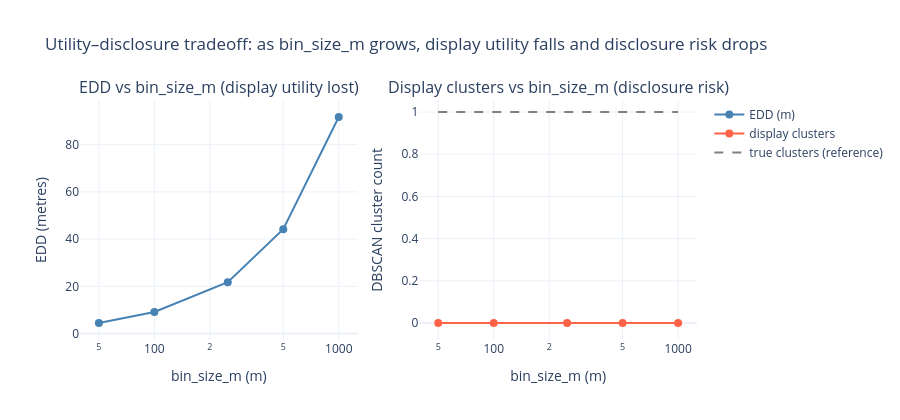

Here is the notebook cell this chart was saved with:
### Code cell
fig = make_subplots(rows=1, cols=2,
    subplot_titles=['EDD vs bin_size_m (display utility lost)',
                    'Display clusters vs bin_size_m (disclosure risk)'])

fig.add_trace(go.Scatter(x=df['bin_size_m'], y=df['EDD_m'],
    mode='lines+markers', marker=dict(size=8, color='steelblue'), name='EDD (m)'),
    row=1, col=1)

fig.add_trace(go.Scatter(x=df['bin_size_m'], y=df['display_clusters'],
    mode='lines+markers', marker=dict(size=8, color='tomato'), name='display clusters'),
    row=1, col=2)
fig.add_trace(go.Scatter(x=df['bin_size_m'],
    y=[df['true_clusters'].iloc[0]]*len(df), mode='lines',
    line=dict(dash='dash', color='gray'), name='true clusters (reference)'),
    row=1, col=2)

fig.update_xaxes(title_text='bin_size_m (m)', type='log')
fig.update_yaxes(title_text='EDD (metres)', row=1, col=1)
fig.update_yaxes(title_text='DBSCAN cluster count', row=1, col=2)
fig.update_layout(
    title='Utility–disclosure tradeoff: as bin_size_m grows, display utility falls and disclosure risk drops',
    template='plotly_white', height=420,
)
fig.show()

print('\nReading the chart:')
print(' Left panel  — larger bins move display pins further from tile centres (utility lost).')
print(' Right panel — larger bins destroy more cluster structure (disclosure risk reduced).')
print(' The default 250 m bin sits near the elbow of both curves.')

### Figure 1 — Plotly figure (JSON) as saved in the notebook; plotly's stock layout.template omitted (floating-point values rounded to 4 significant figures)
{"data": [{"marker": {"color": "steelblue", "size": 8}, "mode": "lines+markers", "name": "EDD (m)", "type": "scatter", "x": [50, 100, 250, 500, 1000], "xaxis": "x", "y": [4.479, 9.165, 21.73, 44.19, 91.71], "yaxis": "y"}, {"marker": {"color": "tomato", "size": 8}, "mode": "lines+markers", "name": "display clusters", "type": "scatter", "x": [50, 100, 250, 500, 1000], "xaxis": "x2", "y": [0, 0, 0, 0, 0], "yaxis": "y2"}, {"line": {"color": "gray", "dash": "dash"}, "mode": "lines", "name": "true clusters (reference)", "type": "scatter", "x": [50, 100, 250, 500, 1000], "xaxis": "x2", "y": [1, 1, 1, 1, 1], "yaxis": "y2"}], "layout": {"annotations": [{"font": {"size": 16}, "showarrow": false, "text": "EDD vs bin_size_m (display utility lost)", "x": 0.225, "xanchor": "center", "xref": "paper", "y": 1.0, "yanchor": "bottom", "yref": "paper"}, {"font": {"size": 16}, "showarrow": false, "text": "Display clusters vs bin_size_m (disclosure risk)", "x": 0.775, "xanchor": "center", "xref": "paper", "y": 1.0, "yanchor": "bottom", "yref": "paper"}], "height": 420, "title": {"text": "Utility–disclosure tradeoff: as bin_size_m grows, display utility falls and disclosure risk drops"}, "xaxis": {"anchor": "y", "domain": [0.0, 0.45], "title": {"text": "bin_size_m (m)"}, "type": "log"}, "xaxis2": {"anchor": "y2", "domain": [0.55, 1.0], "title": {"text": "bin_size_m (m)"}, "type": "log"}, "yaxis": {"anchor": "x", "domain": [0.0, 1.0], "title": {"text": "EDD (metres)"}}, "yaxis2": {"anchor": "x2", "domain": [0.0, 1.0], "title": {"text": "DBSCAN cluster count"}}}}
